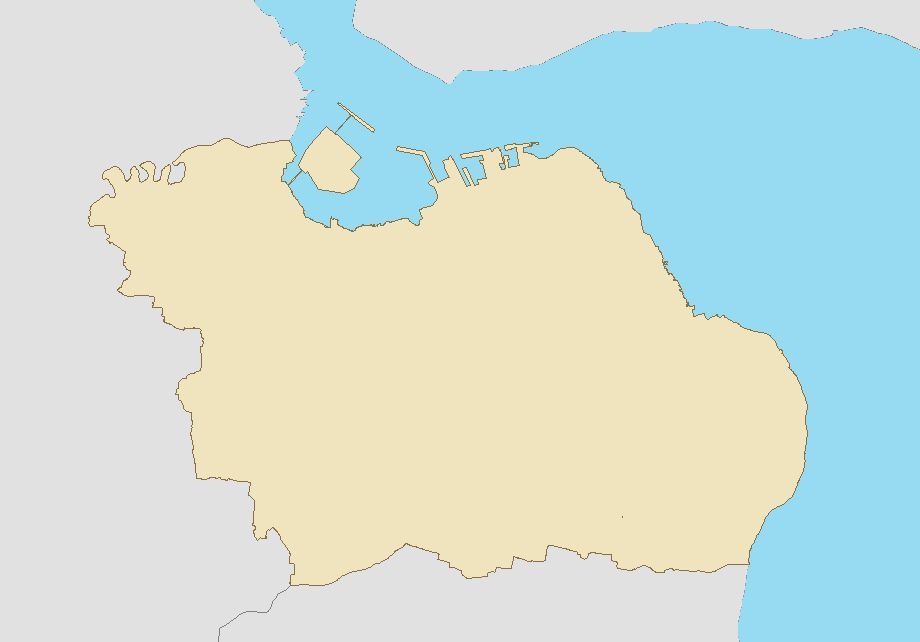
%> input picture Tugas 3/surabaya.jpg, 920 x 642 px
$ octave t3.m   (GNU Octave 9; MATLAB toolbox functions it lacks are replaced by stand-ins)
%> lines starting %> are read from the running program, lines starting %| are printed output that depends on the picture; in (x1, y1, x2, y2) boxes, pixels count from 0 and x2, y2 are one past the last pixel; in counts of white or black regions, pixels touching at a corner belong together; the program's own positions count from 1; long printed decimals are rounded
clear;

Image = imread('surabaya.jpg');
%> Image is the input picture: size 642x920x3 uint8; mean R, G, B 208.6, 223.6, 216
[rows, cols, dim] = size(Image);
%> rows = 642; cols = 920; dim = 3

% save RGB channel
RED = Image(:,:,1);
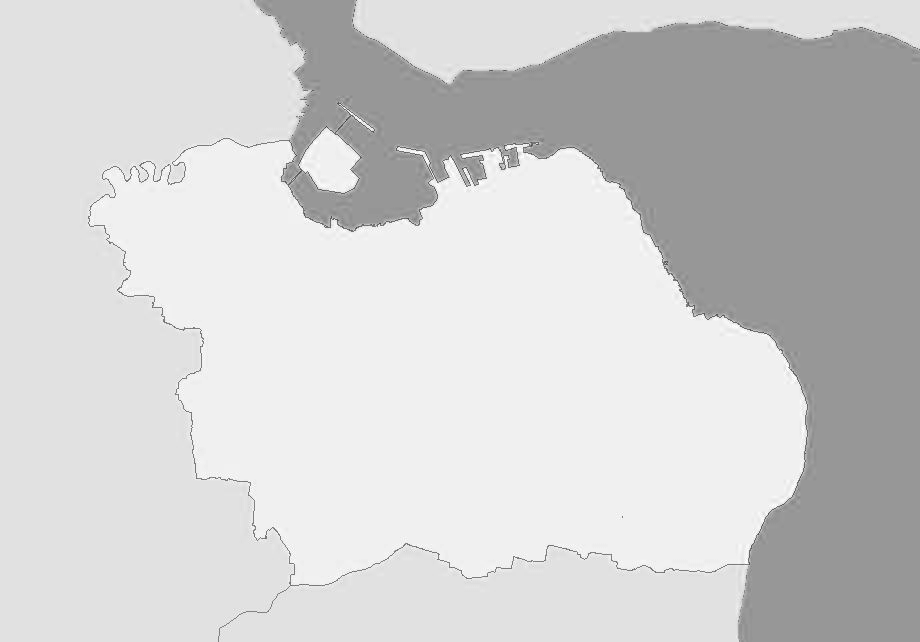
%> RED: size 642x920 uint8; min 51, max 255, mean 208.6
GREEN = Image(:,:,2);
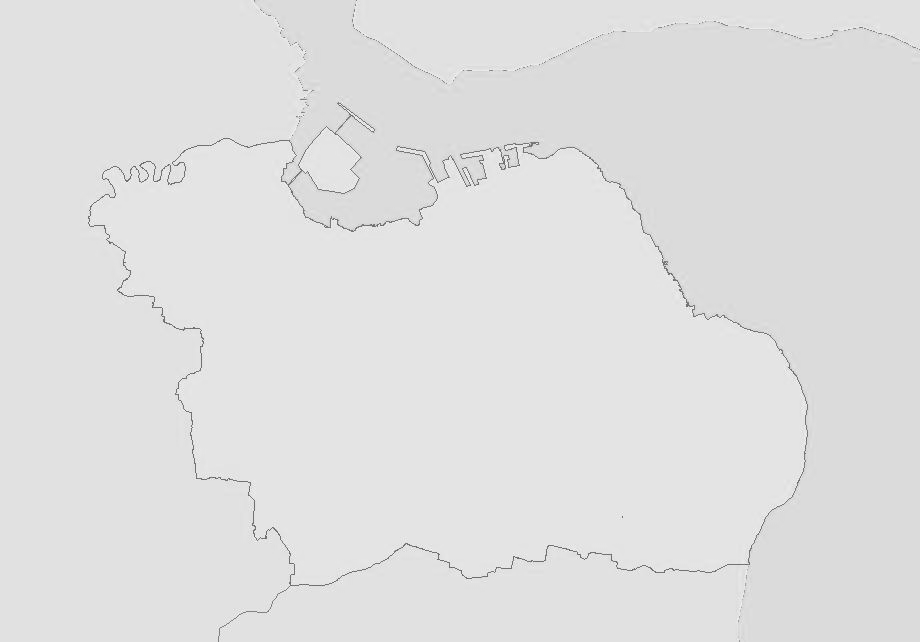
%> GREEN: size 642x920 uint8; min 81, max 255, mean 223.6
BLUE = Image(:,:,3);
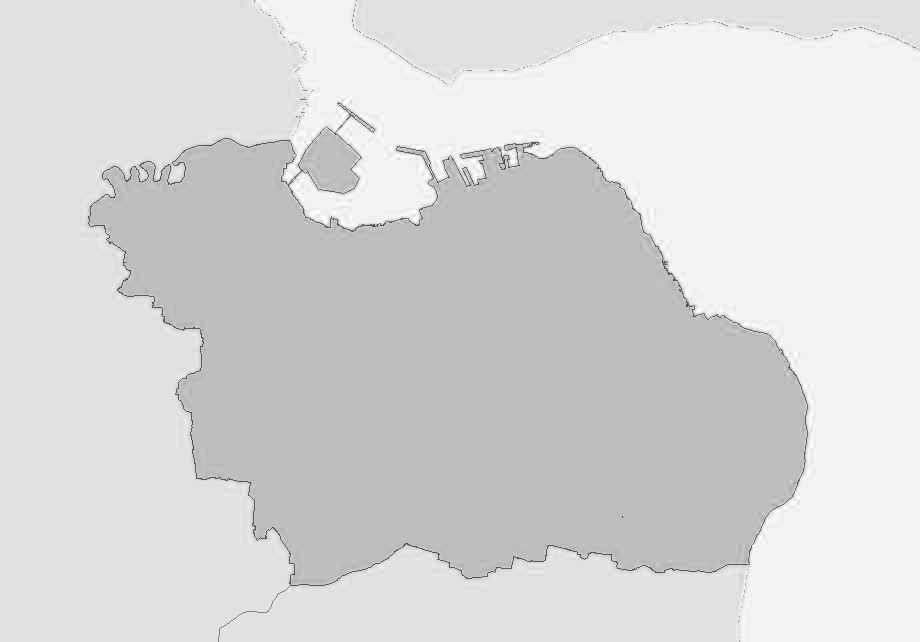
%> BLUE: size 642x920 uint8; min 53, max 255, mean 216

% create RGB channel for output file
NEW_RED = Image(:,:,1);
NEW_GREEN = Image(:,:,2);
NEW_BLUE = Image(:,:,3);

N=100000;
xmin=1; xmax=rows; dx=xmax-xmin;
%> after `xmax=rows`: xmax = 642
%> after `dx=xmax-xmin`: dx = 641
ymin=1; ymax=cols; dy=ymax-ymin;
%> after `ymax=cols`: ymax = 920
%> after `dy=ymax-ymin`: dy = 919
R=0;

for i=1:N
    x=floor(xmin+dx*rand());
    y=floor(ymin+dy*rand());

    % get RGB value for comparison
    getR = RED(x, y);
    getG = GREEN(x, y);
    getB = BLUE(x, y);

    % set new color (BLUE) if not match
    NEW_RED(x, y) = 0;
    NEW_GREEN(x, y) = 0;
    NEW_BLUE(x, y) = 255;

    if(getR == 240 && getG == 228 && getB == 190)
        % set new color (RED) if match
        NEW_RED(x, y) = 255;
        NEW_GREEN(x, y) = 0;
        NEW_BLUE(x, y) = 0;

        R=R+1;
    end

end
%> this loop made 100000 passes
%> (getR, getG, getB) on passes 1 to 3: (240, 228, 190), (240, 228, 190), (240, 228, 190)
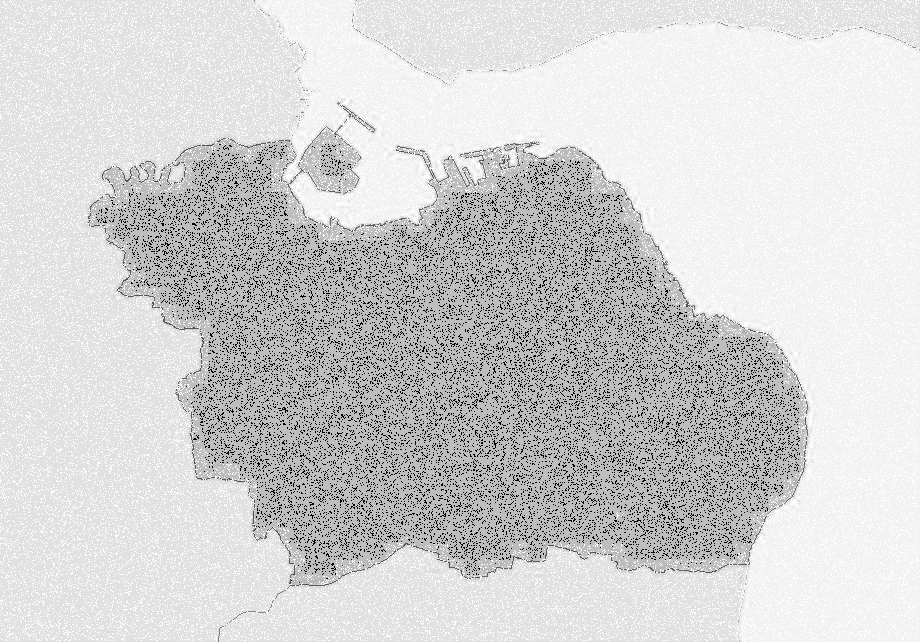
%> NEW_BLUE: size 642x920 uint8; 15.57% of pixels changed, all inside (x1, y1, x2, y2) = (0, 0, 919, 641)
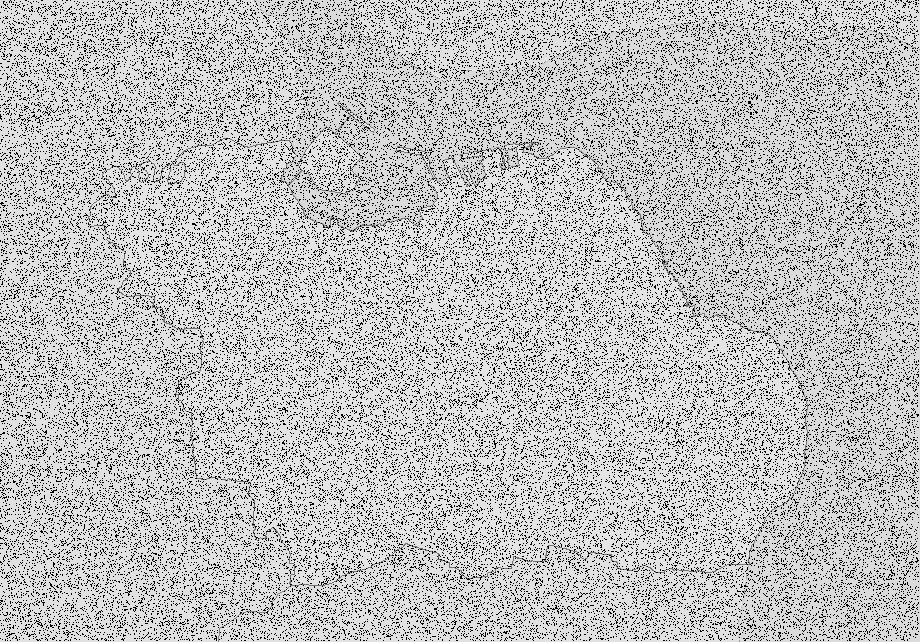
%> NEW_GREEN: size 642x920 uint8; 15.58% of pixels changed, all inside (x1, y1, x2, y2) = (0, 0, 919, 641)
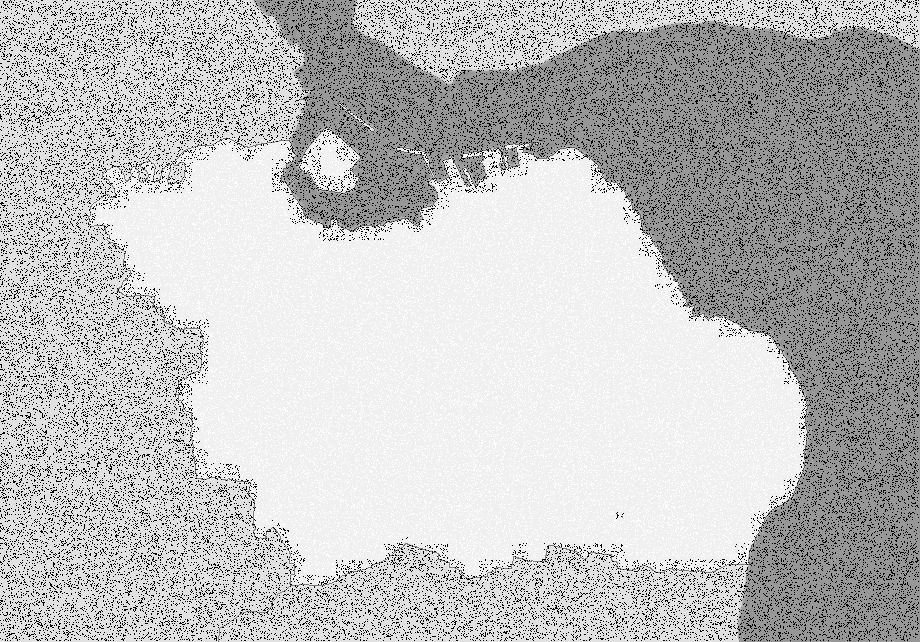
%> NEW_RED: size 642x920 uint8; 15.58% of pixels changed, all inside (x1, y1, x2, y2) = (0, 0, 919, 641)
%> after the loop, R = 33191

P=R/N;
%> P = 0.332
Luas=P * dx * dy;
%> Luas = 195521.2
fprintf('Luas area = %f\n', Luas);
%| Luas area = 195521.211

Output = cat(3, NEW_RED, NEW_GREEN, NEW_BLUE);
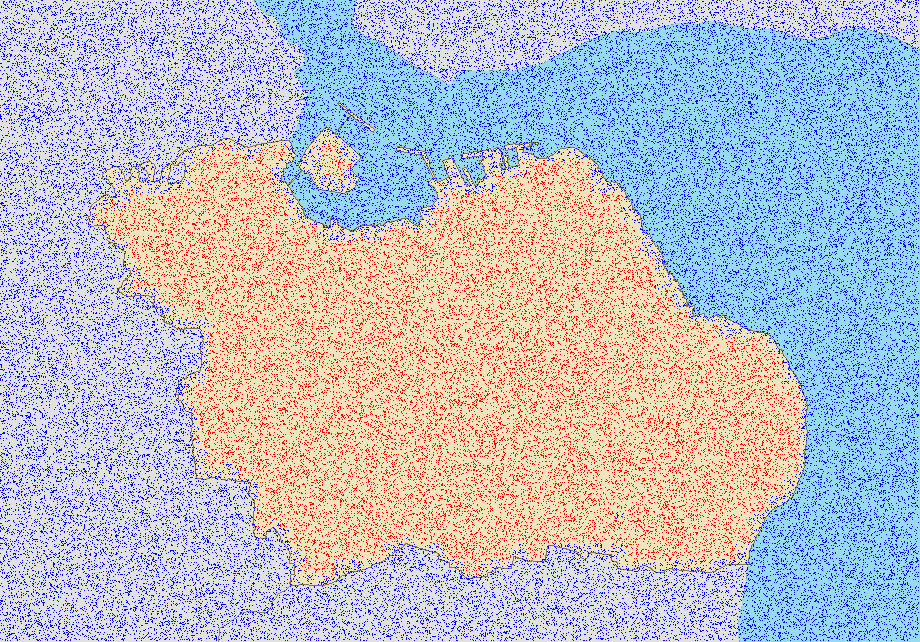
%> Output: size 642x920x3 uint8; mean R, G, B 189.3, 188.8, 208.9
imshow(Output);
